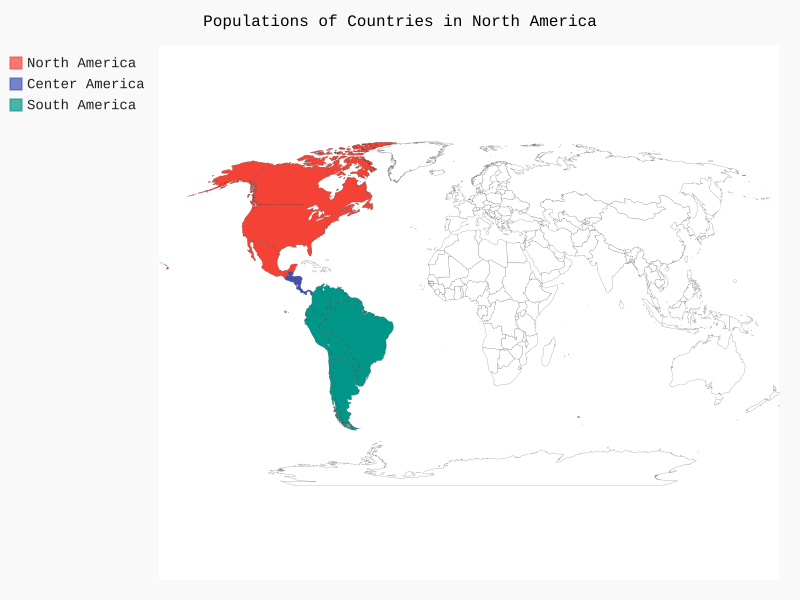

Write Python code to recreate this figure.
#americas.py
import pygal.maps.world

vm = pygal.maps.world.World()
vm.title = "Populations of Countries in North America"
vm.add("North America",["ca","mx","us"])
vm.add("Center America",["bz","cr","gt","hn","ni","pa","sv"])
vm.add("South America",["ar","bo","br","cl","co","ec","gf","gy","pe","py","sr","uy","ve"])


vm.render_to_file("americas.svg")
